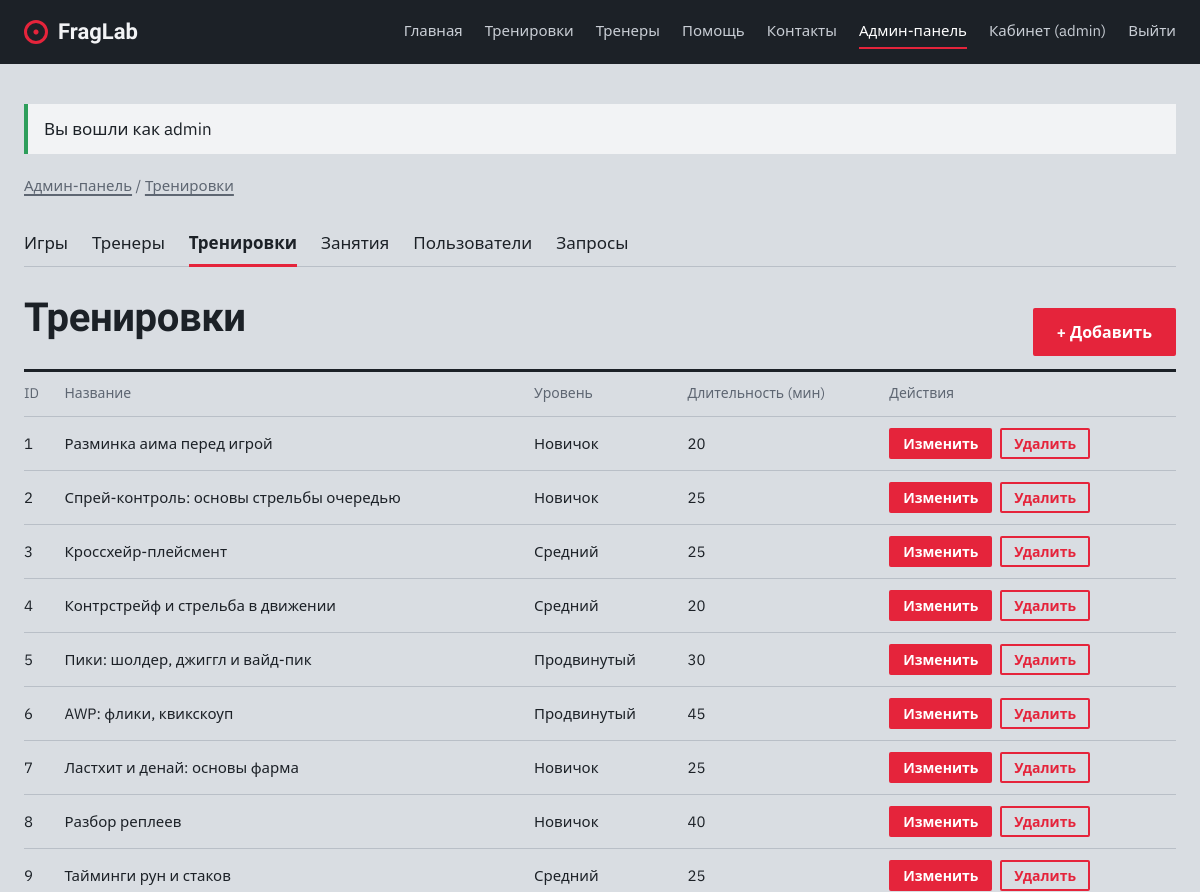
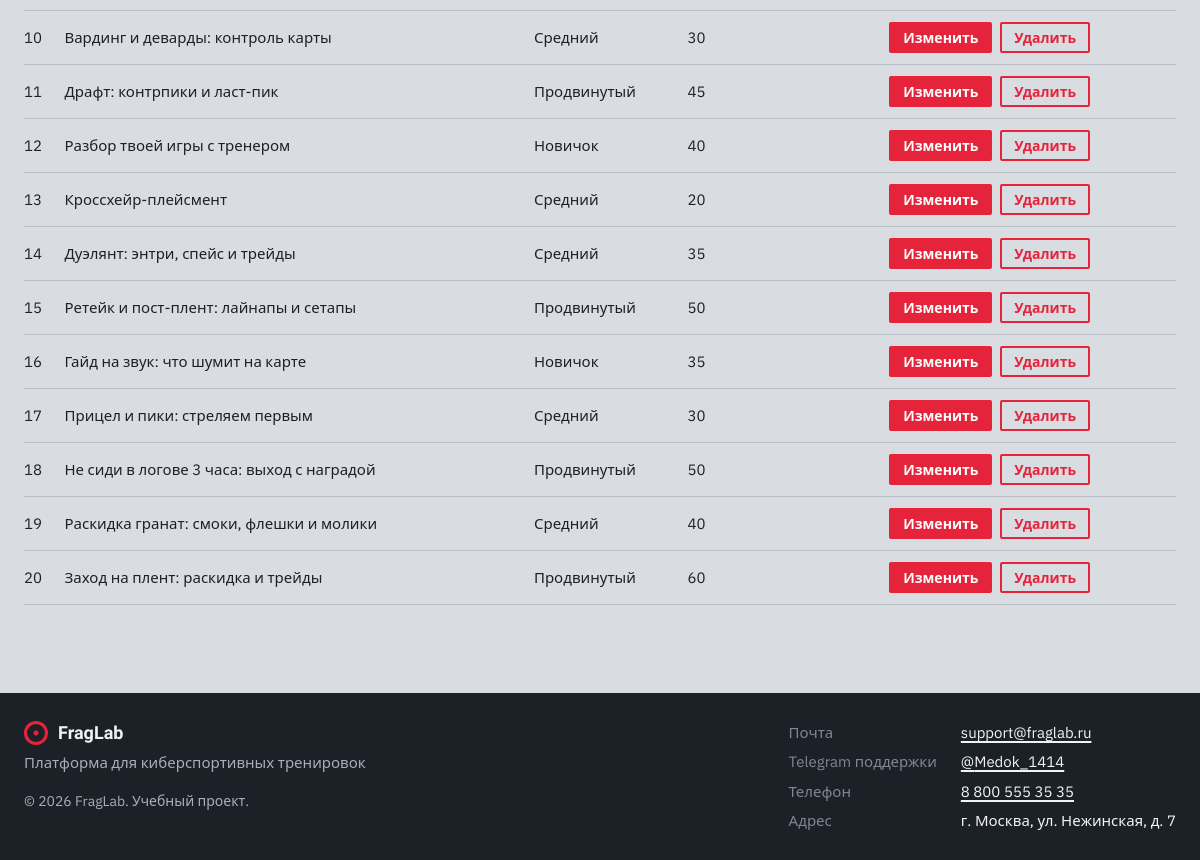
Screenshot of /admin/table.php?t=trainings (signed in) with the database file from the repository (2 pictures, top to bottom).
### tables this page shows
CREATE TABLE trainings (
    id           INT AUTO_INCREMENT PRIMARY KEY,
    title        VARCHAR(150) NOT NULL,
    game_id      INT          NOT NULL,
    coach_id     INT          NULL,
    level        ENUM('Новичок','Средний','Продвинутый') NOT NULL DEFAULT 'Новичок',
    duration_min SMALLINT     NOT NULL,
    description  TEXT         NOT NULL,
    created_at   DATETIME     NOT NULL DEFAULT CURRENT_TIMESTAMP,
    FOREIGN KEY (game_id)  REFERENCES games(id)   ON DELETE CASCADE,
    FOREIGN KEY (coach_id) REFERENCES coaches(id) ON DELETE SET NULL
);

### config.php (called while the page is built, shortened)
<?php
function e($value): string
{
    return htmlspecialchars((string)$value, ENT_QUOTES, 'UTF-8');
}

### admin/table.php (the view, shortened to what this page needs)
<?php
require '../config.php';
$tables = require 'tables.php';
$name = $_GET['t'] ?? '';
$table = $tables[$name];
$fields = $table['fields'];
$action = $_GET['action'] ?? 'list';
require '../includes/header.php';
?>
<nav class="breadcrumbs">
    <a href="index.php">Админ-панель</a> / <a href="table.php?t=<?= $name ?>"><?= $table['title'] ?></a>
</nav>
<div class="admin-tabs">
    <?php foreach ($tables as $key => $t): ?>
        <a href="table.php?t=<?= $key ?>" class="<?= $key === $name ? 'active' : '' ?>"><?= $t['title'] ?></a>
    <?php endforeach; ?>
    <a href="queries.php">Запросы</a>
</div>
<?php if ($action === 'list'): ?>
    <?php $rows = $pdo->query("SELECT * FROM $name ORDER BY id")->fetchAll(); ?>
    <div class="admin-head">
        <h1 class="page-title"><?= $table['title'] ?></h1>
        <?php if ($table['can_add']): ?>
            <a href="table.php?t=<?= $name ?>&action=add" class="btn">+ Добавить</a>
        <?php endif; ?>
    </div>
    <table class="table">
        <thead>
        <tr>
            <?php foreach ($table['list'] as $col): ?>
                <th><?= $fields[$col]['label'] ?? ($col === 'id' ? 'ID' : ($col === 'created_at' ? 'Создан' : $col)) ?></th>
            <?php endforeach; ?>
            <th>Действия</th>
        </tr>
        </thead>
        <tbody>
        <?php foreach ($rows as $row): ?>
            <tr>
                <?php foreach ($table['list'] as $col): ?>
                    <td><?= e($row[$col]) ?></td>
                <?php endforeach; ?>
                <td class="actions">
                    <a href="table.php?t=<?= $name ?>&action=edit&id=<?= $row['id'] ?>" class="btn btn-small">Изменить</a>
                    <form method="post" action="table.php?t=<?= $name ?>&action=delete&id=<?= $row['id'] ?>">
                        <button class="btn btn-small btn-danger" data-confirm="Удалить запись №<?= $row['id'] ?>?">Удалить</button>
                    </form>
                </td>
            </tr>
        <?php endforeach; ?>
        </tbody>
    </table>
<?php endif; ?>
<?php require '../includes/footer.php'; ?>

### assets/style.css (style rules this page uses)
:root { --steel: #D9DDE2; --paper: #F2F3F5; --graphite: #1C2127; --graphite-2: #2A3038; --target: #E5243B; --hit: #F2C230; --muted: #5E6672; --line: #B9BFC7; --font-head: 'Unbounded', sans-serif; --font-body: 'IBM Plex Sans', 'Segoe UI', sans-serif; }
* { box-sizing: border-box; margin: 0; padding: 0; }
body { background: var(--steel); color: var(--graphite); font-family: var(--font-body); font-size: 17px; line-height: 1.55; min-height: 100vh; display: flex; flex-direction: column; }
a { color: var(--graphite); text-decoration-thickness: 2px; text-underline-offset: 3px; }
h1, h2, h3, .logo { font-family: var(--font-head); font-weight: 700; line-height: 1.15; }
.page-title { font-size: 40px; margin-bottom: 28px; letter-spacing: -0.01em; }
.btn { display: inline-block; background: var(--target); color: #fff; border: 2px solid var(--target); padding: 11px 22px; border-radius: 2px; font: 600 16px var(--font-body); cursor: pointer; text-decoration: none; }
.btn-small { padding: 4px 12px; font-size: 14px; }
.btn-danger { background: transparent; border-color: var(--target); color: var(--target); }
.breadcrumbs { color: var(--muted); font-size: 15px; margin-bottom: 24px; }
.breadcrumbs a { color: var(--muted); }
.table { width: 100%; border-collapse: collapse; margin-bottom: 16px; border-top: 3px solid var(--graphite); }
.table th, .table td { padding: 11px 12px 11px 0; text-align: left; border-bottom: 1px solid var(--line); font-size: 15px; }
.table th { color: var(--muted); font-weight: 400; font-size: 14px; }
.actions { display: flex; gap: 8px; flex-wrap: wrap; }
.actions form { display: flex; gap: 8px; }
.admin-tabs { display: flex; gap: 24px; flex-wrap: wrap; margin-bottom: 28px; border-bottom: 1px solid var(--line); }
.admin-tabs a { text-decoration: none; padding: 8px 0; border-bottom: 3px solid transparent; margin-bottom: -1px; }
.admin-tabs a.active { border-bottom-color: var(--target); font-weight: 600; }
.admin-head { display: flex; justify-content: space-between; align-items: center; gap: 16px; }

### rows the page displays
trainings: id "1", title "Разминка аима перед игрой", level "Новичок", duration_min "20"
trainings: id "2", title "Спрей-контроль: основы стрельбы очередью", level "Новичок", duration_min "25"
trainings: id "3", title "Кроссхейр-плейсмент", level "Средний", duration_min "25"
trainings: id "4", title "Контрстрейф и стрельба в движении", level "Средний", duration_min "20"
trainings: id "5", title "Пики: шолдер, джиггл и вайд-пик", level "Продвинутый", duration_min "30"
trainings: id "6", title "AWP: флики, квикскоуп", level "Продвинутый", duration_min "45"
trainings: id "7", title "Ластхит и денай: основы фарма", level "Новичок", duration_min "25"
trainings: id "8", title "Разбор реплеев", level "Новичок", duration_min "40"
trainings: id "9", title "Тайминги рун и стаков", level "Средний", duration_min "25"
trainings: id "10", title "Вардинг и деварды: контроль карты", level "Средний", duration_min "30"
trainings: id "11", title "Драфт: контрпики и ласт-пик", level "Продвинутый", duration_min "45"
trainings: id "12", title "Разбор твоей игры с тренером", level "Новичок", duration_min "40"
trainings: id "13", title "Кроссхейр-плейсмент", level "Средний", duration_min "20"
trainings: id "14", title "Дуэлянт: энтри, спейс и трейды", level "Средний", duration_min "35"
trainings: id "15", title "Ретейк и пост-плент: лайнапы и сетапы", level "Продвинутый", duration_min "50"
trainings: id "16", title "Гайд на звук: что шумит на карте", level "Новичок", duration_min "35"
trainings: id "17", title "Прицел и пики: стреляем первым", level "Средний", duration_min "30"
trainings: id "18", title "Не сиди в логове 3 часа: выход с наградой", level "Продвинутый", duration_min "50"
trainings: id "19", title "Раскидка гранат: смоки, флешки и молики", level "Средний", duration_min "40"
trainings: id "20", title "Заход на плент: раскидка и трейды", level "Продвинутый", duration_min "60"

### other values shown
$label "Главная"
$label "Тренировки"
$label "Тренеры"
$label "Помощь"
$label "Контакты"
$user['username'] "admin"
$msg "Вы вошли как admin"
$table['title'] "Тренировки"
$t['title'] "Игры"
$t['title'] "Тренеры"
$t['title'] "Тренировки"
$t['title'] "Занятия"
$t['title'] "Пользователи"
$fields[$col]['label'] "ID"
$fields[$col]['label'] "Название"
